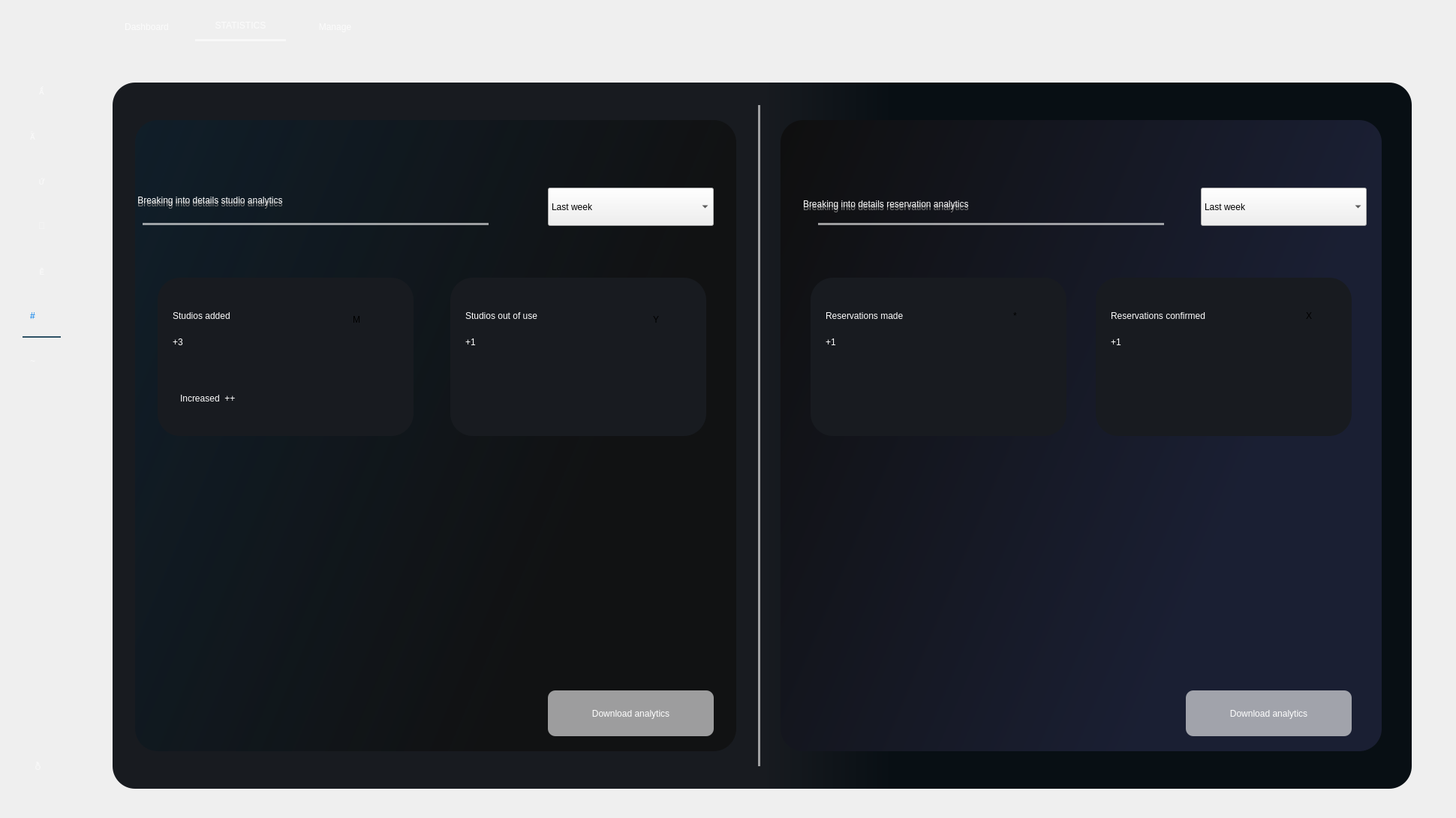
   <widget class="QWidget" name="kkk_2">
    <widget class="QLabel" name="label_81">
     <property name="geometry">
      <rect>
       <x>30</x>
       <y>430</y>
       <width>51</width>
       <height>20</height>
      </rect>
     </property>
     <property name="styleSheet">
      <string notr="true">background-color: rgba(0, 0, 0,0);
font: 12pt &quot;MS Shell Dlg 2&quot;;
border: 2px solid rgba(0,0,0,0);
border-bottom-color:rgba(46,82,101,255);
color:rgb(255,255,255);
padding-bottom:7px;
border-radius:0px;</string>
     </property>
     <property name="text">
      <string/>
     </property>
    </widget>
    <widget class="QPushButton" name="gg_9">
     <property name="geometry">
      <rect>
       <x>20</x>
       <y>990</y>
       <width>61</width>
       <height>61</height>
      </rect>
     </property>
     <property name="styleSheet">
      <string notr="true">QPushButton#gg_9
{
font: 40pt &quot;dripicons-v2&quot;;
border:none;
background-color:transparent;
color:rgba(255,255,255,150);
}
QPushButton#gg_9:hover
{
font: 40pt &quot;dripicons-v2&quot;;
border:none;
background-color:transparent;
color:rgba(255,115,0,255);
}</string>
     </property>
     <property name="text">
      <string></string>
     </property>
    </widget>
    <widget class="QLabel" name="label_82">
     <property name="geometry">
      <rect>
       <x>40</x>
       <y>460</y>
       <width>41</width>
       <height>41</height>
      </rect>
     </property>
     <property name="styleSheet">
      <string notr="true">QLabel#label_82
{
font: 24pt &quot;dripicons-v2&quot;;
border:none;
background-color:transparent;
color:rgba(255,255,255,150);
}
QLabel#label_82:hover
{
font: 24pt &quot;dripicons-v2&quot;;
border:none;
background-color:transparent;
color:rgba(255,255,255,255);
}</string>
     </property>
     <property name="text">
      <string>~</string>
     </property>
    </widget>
    <widget class="QPushButton" name="hihi_25">
     <property name="geometry">
      <rect>
       <x>30</x>
       <y>220</y>
       <width>51</width>
       <height>41</height>
      </rect>
     </property>
     <property name="toolTipDuration">
      <number>1</number>
     </property>
     <property name="autoFillBackground">
      <bool>false</bool>
     </property>
     <property name="styleSheet">
      <string notr="true">QPushButton#hihi_25
{
font: 24pt &quot;dripicons-v2&quot;;
border:none;
background-color:transparent;
color:rgba(255,255,255,150);
}
QPushButton#hihi_25:hover
{
font: 24pt &quot;dripicons-v2&quot;;
border:none;
background-color:transparent;
color:rgba(255,255,255,255);
}</string>
     </property>
     <property name="text">
      <string></string>
     </property>
     <property name="iconSize">
      <size>
       <width>40</width>
       <height>40</height>
      </size>
     </property>
     <property name="flat">
      <bool>false</bool>
     </property>
    </widget>
    <widget class="QLabel" name="label_83">
     <property name="geometry">
      <rect>
       <x>30</x>
       <y>10</y>
       <width>71</width>
       <height>61</height>
      </rect>
     </property>
     <property name="text">
      <string/>
     </property>
     <property name="pixmap">
      <pixmap>D:/Untitled design (3).png</pixmap>
     </property>
    </widget>
    <widget class="QLabel" name="label_84">
     <property name="geometry">
      <rect>
       <x>110</x>
       <y>0</y>
       <width>1821</width>
       <height>71</height>
      </rect>
     </property>
     <property name="styleSheet">
      <string notr="true">background-color: qlineargradient(spread:pad, x1:0.363591, y1:0.285, x2:0.67, y2:1, stop:0 rgba(	0,	0,0, 255), stop:1 rgba(0,0,0, 100));

</string>
     </property>
     <property name="text">
      <string/>
     </property>
    </widget>
    <widget class="QLabel" name="label_85">
     <property name="geometry">
      <rect>
       <x>40</x>
       <y>400</y>
       <width>31</width>
       <height>41</height>
      </rect>
     </property>
     <property name="styleSheet">
      <string notr="true">font: 24pt &quot;dripicons-v2&quot;;
border:none;
background-color:transparent;
color:rgba(0,125,236,255);</string>
     </property>
     <property name="text">
      <string>#</string>
     </property>
    </widget>
    <widget class="QPushButton" name="hihi_26">
     <property name="geometry">
      <rect>
       <x>30</x>
       <y>340</y>
       <width>51</width>
       <height>41</height>
      </rect>
     </property>
     <property name="toolTipDuration">
      <number>1</number>
     </property>
     <property name="autoFillBackground">
      <bool>false</bool>
     </property>
     <property name="styleSheet">
      <string notr="true">QPushButton#hihi_26
{
font: 24pt &quot;dripicons-v2&quot;;
border:none;
background-color:transparent;
color:rgba(255,255,255,150);
}
QPushButton#hihi_26:hover
{
font: 24pt &quot;dripicons-v2&quot;;
border:none;
background-color:transparent;
color:rgba(255,255,255,255);
}</string>
     </property>
     <property name="text">
      <string></string>
     </property>
     <property name="iconSize">
      <size>
       <width>40</width>
       <height>40</height>
      </size>
     </property>
     <property name="flat">
      <bool>false</bool>
     </property>
    </widget>
    <widget class="QLabel" name="label_86">
     <property name="geometry">
      <rect>
       <x>40</x>
       <y>160</y>
       <width>41</width>
       <height>41</height>
      </rect>
     </property>
     <property name="styleSheet">
      <string notr="true">QLabel#label_86
{
font: 24pt &quot;dripicons-v2&quot;;
border:none;
background-color:transparent;
color:rgba(255,255,255,150);
}
QLabel#label_86:hover
{
font: 24pt &quot;dripicons-v2&quot;;
border:none;
background-color:transparent;
color:rgba(255,255,255,255);
}</string>
     </property>
     <property name="text">
      <string></string>
     </property>
    </widget>
    <widget class="QLabel" name="label_87">
     <property name="geometry">
      <rect>
       <x>0</x>
       <y>0</y>
       <width>101</width>
       <height>1081</height>
      </rect>
     </property>
     <property name="styleSheet">
      <string notr="true">background-color: qlineargradient(spread:pad, x1:0.363591, y1:0.285, x2:0.67, y2:1, stop:0 rgba(	0,	0,0, 255), stop:1 rgba(0,0,0, 100));
</string>
     </property>
     <property name="text">
      <string/>
     </property>
    </widget>
    <widget class="QPushButton" name="hihi_27">
     <property name="geometry">
      <rect>
       <x>30</x>
       <y>100</y>
       <width>51</width>
       <height>41</height>
      </rect>
     </property>
     <property name="toolTipDuration">
      <number>1</number>
     </property>
     <property name="autoFillBackground">
      <bool>false</bool>
     </property>
     <property name="styleSheet">
      <string notr="true">QPushButton#hihi_27
{
font: 24pt &quot;dripicons-v2&quot;;
border:none;
background-color:transparent;
color:rgba(255,255,255,150);
}
QPushButton#hihi_27:hover
{
font: 24pt &quot;dripicons-v2&quot;;
border:none;
background-color:transparent;
color:rgba(255,255,255,255);
}</string>
     </property>
     <property name="text">
      <string></string>
     </property>
     <property name="iconSize">
      <size>
       <width>40</width>
       <height>40</height>
      </size>
     </property>
     <property name="flat">
      <bool>false</bool>
     </property>
    </widget>
    <widget class="QPushButton" name="hihi_28">
     <property name="geometry">
      <rect>
       <x>30</x>
       <y>280</y>
       <width>51</width>
       <height>41</height>
      </rect>
     </property>
     <property name="toolTipDuration">
      <number>1</number>
     </property>
     <property name="autoFillBackground">
      <bool>false</bool>
     </property>
     <property name="styleSheet">
      <string notr="true">QPushButton#hihi_28
{
font: 24pt &quot;dripicons-v2&quot;;
border:none;
background-color:transparent;
color:rgba(255,255,255,150);
}
QPushButton#hihi_28:hover
{
font: 24pt &quot;dripicons-v2&quot;;
border:none;
background-color:transparent;
color:rgba(255,255,255,255);
}</string>
     </property>
     <property name="text">
      <string></string>
     </property>
     <property name="iconSize">
      <size>
       <width>40</width>
       <height>40</height>
      </size>
     </property>
     <property name="flat">
      <bool>false</bool>
     </property>
    </widget>
    <widget class="QPushButton" name="pushButton_4A_2">
     <property name="geometry">
      <rect>
       <x>140</x>
       <y>20</y>
       <width>111</width>
       <height>31</height>
      </rect>
     </property>
     <property name="styleSheet">
      <string notr="true">
QPushButton#pushButton_4A_2 {
    border: none; /* Remove default border */
    padding: 5px 10px; /* Adjust padding as needed */
    background-color: transparent; 
	font: 14pt &quot;MS Shell Dlg 2&quot;;
color:rgba(255,255,255,200);
}
QPushButton:hover#pushButton_4A_2 {
    border: none; /* Remove default border */
    padding: 5px 10px; /* Adjust padding as needed */
    background-color: transparent; 
	font: 14pt &quot;MS Shell Dlg 2&quot;;
color:rgba(255,255,255,255);
}

</string>
     </property>
     <property name="text">
      <string>Dashboard</string>
     </property>
    </widget>
    <widget class="QPushButton" name="pushButton_5A_2">
     <property name="geometry">
      <rect>
       <x>400</x>
       <y>20</y>
       <width>93</width>
       <height>31</height>
      </rect>
     </property>
     <property name="styleSheet">
      <string notr="true">
QPushButton#pushButton_5A_2{
    border: none; /* Remove default border */
    padding: 5px 10px; /* Adjust padding as needed */
    background-color: transparent; 
	font: 14pt &quot;MS Shell Dlg 2&quot;;
color:rgba(255,255,255,200);
}
QPushButton:hover#pushButton_5A_2{
    border: none; /* Remove default border */
    padding: 5px 10px; /* Adjust padding as needed */
    background-color: transparent; 
	font: 14pt &quot;MS Shell Dlg 2&quot;;
color:rgba(255,255,255,255);
}


</string>
     </property>
     <property name="text">
      <string>Manage</string>
     </property>
    </widget>
    <widget class="QPushButton" name="pushButton_3A_2">
     <property name="geometry">
      <rect>
       <x>250</x>
       <y>20</y>
       <width>141</width>
       <height>28</height>
      </rect>
     </property>
     <property name="styleSheet">
      <string notr="true">
QPushButton#pushButton_3A_2 {
    border: none; /* Remove default border */
    padding: 5px 10px; /* Adjust padding as needed */
    background-color: transparent; 
	font: 14pt &quot;MS Shell Dlg 2&quot;;
color:rgba(255,255,255,200);
}

</string>
     </property>
     <property name="text">
      <string>STATISTICS</string>
     </property>
    </widget>
    <widget class="QLabel" name="label_88">
     <property name="geometry">
      <rect>
       <x>260</x>
       <y>35</y>
       <width>121</width>
       <height>20</height>
      </rect>
     </property>
     <property name="styleSheet">
      <string notr="true">background-color: rgba(0, 0, 0,0);
font: 12pt &quot;MS Shell Dlg 2&quot;;
border: 3px solid rgba(0,0,0,0);
border-bottom-color:rgba(255,255,255,150);
color:rgb(255,255,255);
padding-bottom:7px;
border-radius:0px;</string>
     </property>
     <property name="text">
      <string/>
     </property>
    </widget>
    <widget class="QLabel" name="label_20A">
     <property name="geometry">
      <rect>
       <x>150</x>
       <y>110</y>
       <width>1731</width>
       <height>941</height>
      </rect>
     </property>
     <property name="styleSheet">
      <string notr="true">background-color: qlineargradient(spread: pad, x1: 0, y1: 0, x2: 1, y2: 0, stop: 0 rgba(24, 27, 32, 255), stop: 0.5 rgba(24, 27, 32, 255), stop: 0.6 rgba(8, 15, 20, 255), stop: 1 rgba(8, 15, 20, 255));


border-radius:30px;
</string>
     </property>
     <property name="text">
      <string/>
     </property>
    </widget>
    <widget class="QLabel" name="label_89">
     <property name="geometry">
      <rect>
       <x>1010</x>
       <y>140</y>
       <width>20</width>
       <height>881</height>
      </rect>
     </property>
     <property name="styleSheet">
      <string notr="true">background-color: rgba(0, 0, 0,0);
font: 12pt &quot;MS Shell Dlg 2&quot;;
border: 3px solid rgba(0,0,0,0);
border-left-color:rgba(255,255,255,150);
color:rgb(255,255,255);
padding-bottom:7px;
border-radius:0px;</string>
     </property>
     <property name="text">
      <string/>
     </property>
    </widget>
    <widget class="QLabel" name="label_22A">
     <property name="geometry">
      <rect>
       <x>180</x>
       <y>160</y>
       <width>801</width>
       <height>841</height>
      </rect>
     </property>
     <property name="styleSheet">
      <string notr="true">background-color:qlineargradient(spread:pad, x1:0.858, y1:0.375, x2:0, y2:0, stop:0 rgba(15,15,15, 200), stop:1 rgba(16, 30, 41, 255));
border-radius:30px;</string>
     </property>
     <property name="text">
      <string/>
     </property>
    </widget>
    <widget class="QPushButton" name="pushButton_12A">
     <property name="geometry">
      <rect>
       <x>730</x>
       <y>920</y>
       <width>221</width>
       <height>61</height>
      </rect>
     </property>
     <property name="styleSheet">
      <string notr="true">
QPushButton#pushButton_12A{
background-color:rgba(255,255,255,150);
    color: #ffffff; /* White text color */
    border: none; /* No border */
    padding: 10px 20px; /* Padding */
	font: 75 16pt &quot;MS Shell Dlg 2&quot;;
    border-radius: 10px;  }

QPushButton:hover#pushButton_12A{
background-color:rgba(0,0,0,255);
    color: #ffffff; /* White text color */
    border: none; /* No border */
    padding: 10px 20px; /* Padding */
	font: 75 16pt &quot;MS Shell Dlg 2&quot;;
    border-radius: 10px;  }
</string>
     </property>
     <property name="text">
      <string>Download analytics</string>
     </property>
    </widget>
    <widget class="QLabel" name="label_24A">
     <property name="geometry">
      <rect>
       <x>170</x>
       <y>220</y>
       <width>481</width>
       <height>101</height>
      </rect>
     </property>
     <property name="styleSheet">
      <string notr="true">background:none;
font: 75 20pt &quot;MS Shell Dlg 2&quot;;
text-align:center;
color:grey;</string>
     </property>
     <property name="text">
      <string>    Breaking into details studio analytics </string>
     </property>
    </widget>
    <widget class="QGroupBox" name="groupBox_2A">
     <property name="geometry">
      <rect>
       <x>600</x>
       <y>370</y>
       <width>341</width>
       <height>211</height>
      </rect>
     </property>
     <property name="styleSheet">
      <string notr="true">background-color: rgba(24, 27, 32, 255);
font: 75 14pt &quot;MS Shell Dlg 2&quot;;
border-radius:30px;</string>
     </property>
     <property name="title">
      <string/>
     </property>
     <widget class="QLabel" name="label_30A">
      <property name="geometry">
       <rect>
        <x>20</x>
        <y>30</y>
        <width>171</width>
        <height>41</height>
       </rect>
      </property>
      <property name="styleSheet">
       <string notr="true">background:none;
color:white;
font: 75 14pt &quot;MS Shell Dlg 2&quot;;</string>
      </property>
      <property name="text">
       <string>Studios out of use</string>
      </property>
     </widget>
     <widget class="QLabel" name="label_32A">
      <property name="geometry">
       <rect>
        <x>20</x>
        <y>70</y>
        <width>61</width>
        <height>31</height>
       </rect>
      </property>
      <property name="styleSheet">
       <string notr="true">background:none;
color:white;
font: 75 14pt &quot;MS Shell Dlg 2&quot;;
</string>
      </property>
      <property name="text">
       <string>+1</string>
      </property>
     </widget>
     <widget class="QLabel" name="label_103">
      <property name="geometry">
       <rect>
        <x>270</x>
        <y>40</y>
        <width>31</width>
        <height>31</height>
       </rect>
      </property>
      <property name="styleSheet">
       <string notr="true">font: 20pt &quot;dripicons-v2&quot;;</string>
      </property>
      <property name="text">
       <string>Y</string>
      </property>
     </widget>
    </widget>
    <widget class="QGroupBox" name="groupBoxA">
     <property name="geometry">
      <rect>
       <x>210</x>
       <y>370</y>
       <width>341</width>
       <height>211</height>
      </rect>
     </property>
     <property name="styleSheet">
      <string notr="true">background-color: rgba(24, 27, 32, 255);
border-radius:30px;</string>
     </property>
     <property name="title">
      <string/>
     </property>
     <widget class="QLabel" name="label_27A">
      <property name="geometry">
       <rect>
        <x>20</x>
        <y>30</y>
        <width>161</width>
        <height>41</height>
       </rect>
      </property>
      <property name="styleSheet">
       <string notr="true">background:none;
color:white;
font: 75 14pt &quot;MS Shell Dlg 2&quot;;</string>
      </property>
      <property name="text">
       <string>Studios added </string>
      </property>
     </widget>
     <widget class="QLabel" name="label_28A">
      <property name="geometry">
       <rect>
        <x>20</x>
        <y>60</y>
        <width>71</width>
        <height>51</height>
       </rect>
      </property>
      <property name="styleSheet">
       <string notr="true">background:none;
color:white;
font: 75 14pt &quot;MS Shell Dlg 2&quot;;</string>
      </property>
      <property name="text">
       <string>+3</string>
      </property>
     </widget>
     <widget class="QLabel" name="label_29A">
      <property name="geometry">
       <rect>
        <x>30</x>
        <y>110</y>
        <width>181</width>
        <height>101</height>
       </rect>
      </property>
      <property name="styleSheet">
       <string notr="true">background:none;
color:white;
font: 75 14pt &quot;MS Shell Dlg 2&quot;;</string>
      </property>
      <property name="text">
       <string>Increased  ++</string>
      </property>
     </widget>
     <widget class="QLabel" name="label_102">
      <property name="geometry">
       <rect>
        <x>260</x>
        <y>40</y>
        <width>31</width>
        <height>31</height>
       </rect>
      </property>
      <property name="styleSheet">
       <string notr="true">font: 20pt &quot;dripicons-v2&quot;;</string>
      </property>
      <property name="text">
       <string>M</string>
      </property>
     </widget>
    </widget>
    <widget class="QLabel" name="label_90">
     <property name="geometry">
      <rect>
       <x>190</x>
       <y>280</y>
       <width>461</width>
       <height>20</height>
      </rect>
     </property>
     <property name="styleSheet">
      <string notr="true">background-color: rgba(0, 0, 0,0);
font: 12pt &quot;MS Shell Dlg 2&quot;;
border: 3px solid rgba(0,0,0,0);
border-bottom-color:rgba(255,255,255,150);
color:rgb(255,255,255);
padding-bottom:7px;
border-radius:0px;</string>
     </property>
     <property name="text">
      <string/>
     </property>
    </widget>
    <widget class="QLabel" name="label_24A_2">
     <property name="geometry">
      <rect>
       <x>170</x>
       <y>241</y>
       <width>481</width>
       <height>51</height>
      </rect>
     </property>
     <property name="styleSheet">
      <string notr="true">background:none;
font: 75 20pt &quot;MS Shell Dlg 2&quot;;
text-align:center;
color:rgb(255,255,255);</string>
     </property>
     <property name="text">
      <string>    Breaking into details studio analytics </string>
     </property>
    </widget>
    <widget class="QComboBox" name="comboBoxA">
     <property name="geometry">
      <rect>
       <x>730</x>
       <y>250</y>
       <width>221</width>
       <height>51</height>
      </rect>
     </property>
     <property name="styleSheet">
      <string notr="true">#comboBoxA
{
border:1 px solid #ced4da;
border-radius:12px;
padding-left:10px;
background:rgba(190,190,190,100);
color : rgba(255,255,255,200);
font: 12pt &quot;MS Shell Dlg 2&quot;;
}
#comboBoxA::drop-down{
border:0px;
}
#comboBoxA::down-arrow{
image:url(D:\Untitled_design__5_-removebg-preview.png);
width:30px;
height:30px;
margin-right:18px;
}
#comboBoxA QListView{
border:1 px solid #ced4da;
font-size:12px &quot;MS Shell Dlg 2&quot;;
padding:5px;
outline:0px;
border-radius:20px;
selection-background-color: rgba(90,90,90,200);
background-color:rgba(150,150,150,150);
}
#comboBoxA QListView::item{
font-size:12px &quot;MS Shell Dlg 2&quot;;
selection-background-color: rgba(90,90,90,200);
background-color:rgba(150,150,150,150);
border-radius:12px;
}
#comboBoxA QListView::item:hover{
font-size:12px &quot;MS Shell Dlg 2&quot;;
selection-background-color:rgba(90,90,90,200);
background-color:rgba(150,150,150,150);
border-radius:12px;
}

</string>
     </property>
     <item>
      <property name="text">
       <string>Last week</string>
      </property>
     </item>
     <item>
      <property name="text">
       <string>Last month</string>
      </property>
     </item>
     <item>
      <property name="text">
       <string>Last year</string>
      </property>
     </item>
    </widget>
    <widget class="QLabel" name="label_22A_2">
     <property name="geometry">
      <rect>
       <x>1040</x>
       <y>160</y>
       <width>801</width>
       <height>841</height>
      </rect>
     </property>
     <property name="styleSheet">
      <string notr="true">background-color:qlineargradient(spread:pad, x1:0.858, y1:0.375, x2:0, y2:0, stop:0 rgba(26, 31,51, 255), stop:1 rgba(15, 15, 15, 255));
border-radius:30px;</string>
     </property>
     <property name="text">
      <string/>
     </property>
    </widget>
    <widget class="QComboBox" name="comboBoxA_3">
     <property name="geometry">
      <rect>
       <x>1600</x>
       <y>250</y>
       <width>221</width>
       <height>51</height>
      </rect>
     </property>
     <property name="styleSheet">
      <string notr="true">#comboBoxA_3
{
border:1 px solid #ced4da;
border-radius:12px;
padding-left:10px;
background:rgba(190,190,190,100);
color : rgba(255,255,255,200);
font: 12pt &quot;MS Shell Dlg 2&quot;;
}
#comboBoxA_3::drop-down{
border:0px;
}
#comboBoxA_3::down-arrow{
image:url(D:\Untitled_design__5_-removebg-preview.png);
width:30px;
height:30px;
margin-right:18px;
}
#comboBoxA_3 QListView{
border:1 px solid #ced4da;
font-size:12px &quot;MS Shell Dlg 2&quot;;
padding:5px;
outline:0px;
border-radius:20px;
selection-background-color: rgba(90,90,90,200);
background-color:rgba(150,150,150,150);
}
#comboBoxA_3 QListView::item{
font-size:12px &quot;MS Shell Dlg 2&quot;;
selection-background-color: rgba(90,90,90,200);
background-color:rgba(150,150,150,150);
border-radius:12px;
}
#comboBoxA_3 QListView::item:hover{
font-size:12px &quot;MS Shell Dlg 2&quot;;
selection-background-color:rgba(90,90,90,200);
background-color:rgba(150,150,150,150);
border-radius:12px;
}

</string>
     </property>
     <item>
      <property name="text">
       <string>Last week</string>
      </property>
     </item>
     <item>
      <property name="text">
       <string>Last month</string>
      </property>
     </item>
     <item>
      <property name="text">
       <string>Last year</string>
      </property>
     </item>
    </widget>
    <widget class="QLabel" name="label_24A_3">
     <property name="geometry">
      <rect>
       <x>1070</x>
       <y>246</y>
       <width>501</width>
       <height>51</height>
      </rect>
     </property>
     <property name="styleSheet">
      <string notr="true">background:none;
font: 75 20pt &quot;MS Shell Dlg 2&quot;;
text-align:center;
color:rgb(255,255,255);</string>
     </property>
     <property name="text">
      <string>Breaking into details reservation analytics</string>
     </property>
    </widget>
    <widget class="QGroupBox" name="groupBox_2A_2">
     <property name="geometry">
      <rect>
       <x>1460</x>
       <y>370</y>
       <width>341</width>
       <height>211</height>
      </rect>
     </property>
     <property name="styleSheet">
      <string notr="true">background-color: rgba(24, 27, 32, 255);
font: 75 14pt &quot;MS Shell Dlg 2&quot;;
border-radius:30px;</string>
     </property>
     <property name="title">
      <string/>
     </property>
     <widget class="QLabel" name="label_30A_2">
      <property name="geometry">
       <rect>
        <x>20</x>
        <y>30</y>
        <width>211</width>
        <height>41</height>
       </rect>
      </property>
      <property name="styleSheet">
       <string notr="true">background:none;
color:white;
font: 75 14pt &quot;MS Shell Dlg 2&quot;;</string>
      </property>
      <property name="text">
       <string>Reservations confirmed</string>
      </property>
     </widget>
     <widget class="QLabel" name="label_32A_2">
      <property name="geometry">
       <rect>
        <x>20</x>
        <y>70</y>
        <width>61</width>
        <height>31</height>
       </rect>
      </property>
      <property name="styleSheet">
       <string notr="true">background:none;
color:white;
font: 75 14pt &quot;MS Shell Dlg 2&quot;;
</string>
      </property>
      <property name="text">
       <string>+1</string>
      </property>
     </widget>
     <widget class="QLabel" name="label_105">
      <property name="geometry">
       <rect>
        <x>280</x>
        <y>30</y>
        <width>41</width>
        <height>41</height>
       </rect>
      </property>
      <property name="styleSheet">
       <string notr="true">font: 20pt &quot;dripicons-v2&quot;;</string>
      </property>
      <property name="text">
       <string>X</string>
      </property>
     </widget>
    </widget>
    <widget class="QGroupBox" name="groupBoxA_2">
     <property name="geometry">
      <rect>
       <x>1080</x>
       <y>370</y>
       <width>341</width>
       <height>211</height>
      </rect>
     </property>
     <property name="styleSheet">
      <string notr="true">background-color: rgba(24, 27, 32, 255);
border-radius:30px;</string>
     </property>
     <property name="title">
      <string/>
     </property>
     <widget class="QLabel" name="label_27A_2">
      <property name="geometry">
       <rect>
        <x>20</x>
        <y>30</y>
        <width>161</width>
        <height>41</height>
       </rect>
      </property>
      <property name="styleSheet">
       <string notr="true">background:none;
color:white;
font: 75 14pt &quot;MS Shell Dlg 2&quot;;</string>
      </property>
      <property name="text">
       <string>Reservations made</string>
      </property>
     </widget>
     <widget class="QLabel" name="label_28A_2">
      <property name="geometry">
       <rect>
        <x>20</x>
        <y>60</y>
        <width>71</width>
        <height>51</height>
       </rect>
      </property>
      <property name="styleSheet">
       <string notr="true">background:none;
color:white;
font: 75 14pt &quot;MS Shell Dlg 2&quot;;</string>
      </property>
      <property name="text">
       <string>+1</string>
      </property>
     </widget>
     <widget class="QLabel" name="label_104">
      <property name="geometry">
       <rect>
        <x>270</x>
        <y>30</y>
        <width>41</width>
        <height>41</height>
       </rect>
      </property>
      <property name="styleSheet">
       <string notr="true">font: 20pt &quot;dripicons-v2&quot;;</string>
      </property>
      <property name="text">
       <string>*</string>
      </property>
     </widget>
    </widget>
    <widget class="QPushButton" name="pushButton_12A_2">
     <property name="geometry">
      <rect>
       <x>1580</x>
       <y>920</y>
       <width>221</width>
       <height>61</height>
      </rect>
     </property>
     <property name="styleSheet">
      <string notr="true">
QPushButton#pushButton_12A_2{
background-color:rgba(255,255,255,150);
    color: #ffffff; /* White text color */
    border: none; /* No border */
    padding: 10px 20px; /* Padding */
	font: 75 16pt &quot;MS Shell Dlg 2&quot;;
    border-radius: 10px;  }
QPushButton:hover#pushButton_12A_2{
background-color:rgba(0,0,0,255);
    color: #ffffff; /* White text color */
    border: none; /* No border */
    padding: 10px 20px; /* Padding */
	font: 75 16pt &quot;MS Shell Dlg 2&quot;;
    border-radius: 10px;  }

</string>
     </property>
     <property name="text">
      <string>Download analytics</string>
     </property>
    </widget>
    <widget class="QLabel" name="label_91">
     <property name="geometry">
      <rect>
       <x>1090</x>
       <y>280</y>
       <width>461</width>
       <height>20</height>
      </rect>
     </property>
     <property name="styleSheet">
      <string notr="true">background-color: rgba(0, 0, 0,0);
font: 12pt &quot;MS Shell Dlg 2&quot;;
border: 3px solid rgba(0,0,0,0);
border-bottom-color:rgba(255,255,255,150);
color:rgb(255,255,255);
padding-bottom:7px;
border-radius:0px;</string>
     </property>
     <property name="text">
      <string/>
     </property>
    </widget>
    <widget class="QLabel" name="label_24A_4">
     <property name="geometry">
      <rect>
       <x>1070</x>
       <y>260</y>
       <width>501</width>
       <height>31</height>
      </rect>
     </property>
     <property name="styleSheet">
      <string notr="true">background:none;
font: 75 20pt &quot;MS Shell Dlg 2&quot;;
text-align:center;
color:grey;</string>
     </property>
     <property name="text">
      <string>Breaking into details reservation analytics</string>
     </property>
    </widget>
    <zorder>label_20A</zorder>
    <zorder>label_22A</zorder>
    <zorder>label_84</zorder>
    <zorder>label_87</zorder>
    <zorder>label_81</zorder>
    <zorder>gg_9</zorder>
    <zorder>label_82</zorder>
    <zorder>hihi_25</zorder>
    <zorder>label_83</zorder>
    <zorder>label_85</zorder>
    <zorder>hihi_26</zorder>
    <zorder>label_86</zorder>
    <zorder>hihi_27</zorder>
    <zorder>hihi_28</zorder>
    <zorder>pushButton_4A_2</zorder>
    <zorder>pushButton_5A_2</zorder>
    <zorder>pushButton_3A_2</zorder>
    <zorder>label_88</zorder>
    <zorder>label_89</zorder>
    <zorder>pushButton_12A</zorder>
    <zorder>groupBox_2A</zorder>
    <zorder>groupBoxA</zorder>
    <zorder>label_90</zorder>
    <zorder>label_24A</zorder>
    <zorder>label_24A_2</zorder>
    <zorder>comboBoxA</zorder>
    <zorder>label_22A_2</zorder>
    <zorder>comboBoxA_3</zorder>
    <zorder>groupBox_2A_2</zorder>
    <zorder>groupBoxA_2</zorder>
    <zorder>pushButton_12A_2</zorder>
    <zorder>label_91</zorder>
    <zorder>label_24A_4</zorder>
    <zorder>label_24A_3</zorder>
   </widget>
